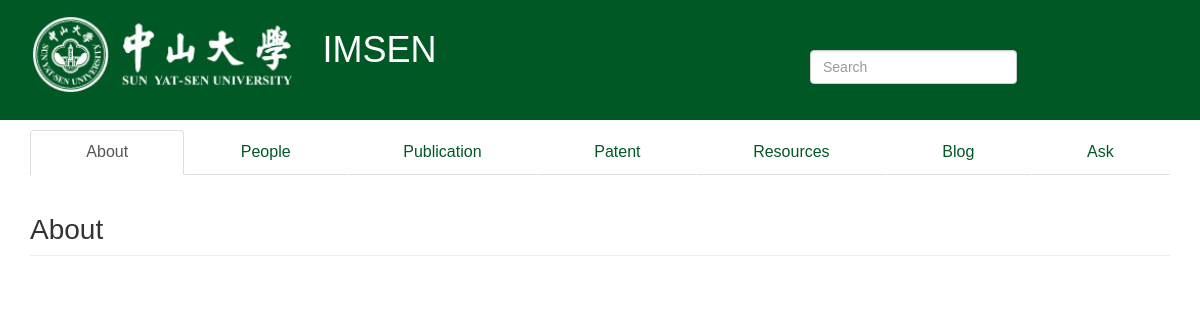
Page /about/ on the earlier database version.
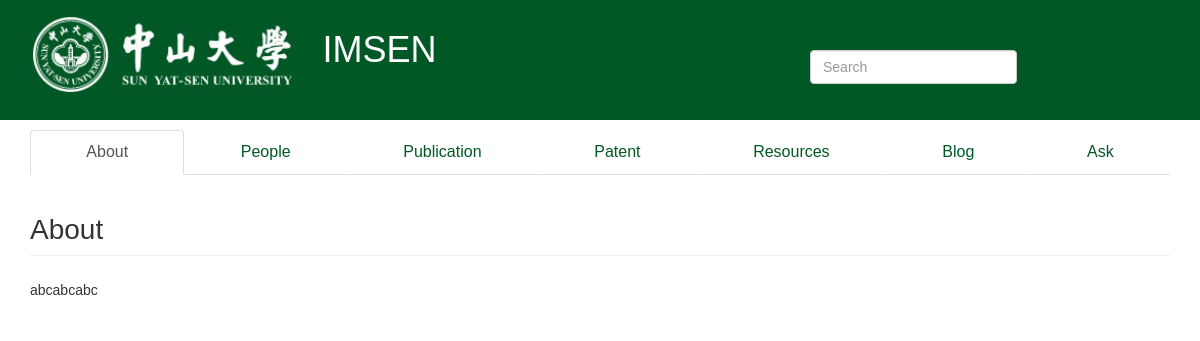
Same page on the later database version.
### IMS/models.py (models this page shows, shortened)
class about(models.Model):
    content = models.TextField(null=False)
    class Meta:
        ordering = ['id']

### IMS/views.py (the view)
# urls.py: url(r'^about/$', IMSview.aboutPage, name='about'),
def aboutPage(request):
    try:
        content = about.objects.first()
        return render(request, 'about.html', {'content': content})
    except:
        return render(request, 'about.html')

### templates/about.html
{% extends "base.html" %}
{% load markdown_deux_tags %}
{% block content %}
    <ul class="nav nav-tabs nav-justified" role="tablist">
        <li role="presentation" class="active"><a href="/about/">About</a></li>
        <li role="presentation"><a href="/people/">People</a></li>
        <li role="presentation"><a href="/publication/" role="tab">Publication</a></li>
        <li role="presentation"><a href="/patent/" role="tab">Patent</a></li>
        <li role="presentation"><a href="/resource/">Resources</a></li>
        <li role="presentation"><a href="/blog/">Blog</a></li>
        <li role="presentation"><a href="/ask/">Ask</a></li>
    </ul>
    <div class="row">
        <div class="container">
            <h2 class="page-header">About</h2>
            <p>{{ content.content|markdown:'recipe' }}</p>
        </div>
    </div>
{% endblock %}

Differences in the rows shown:
added about: content "abcabcabc"
